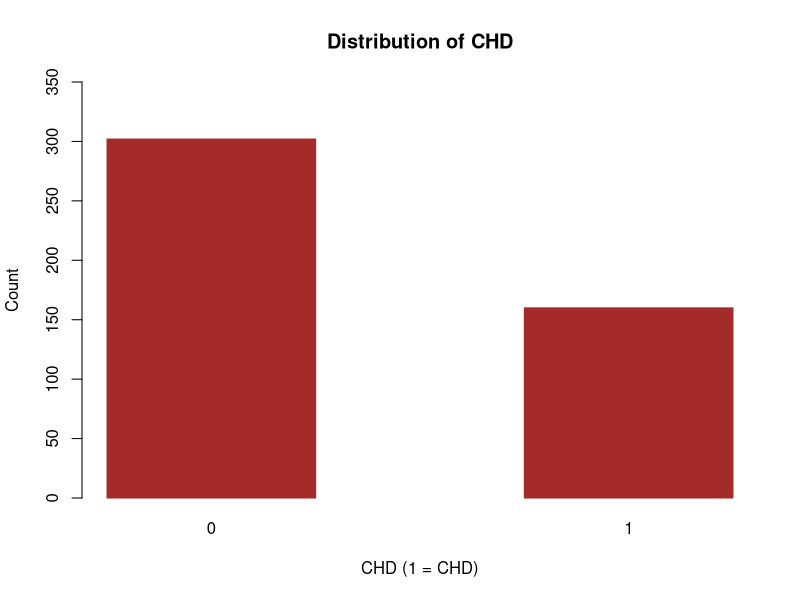
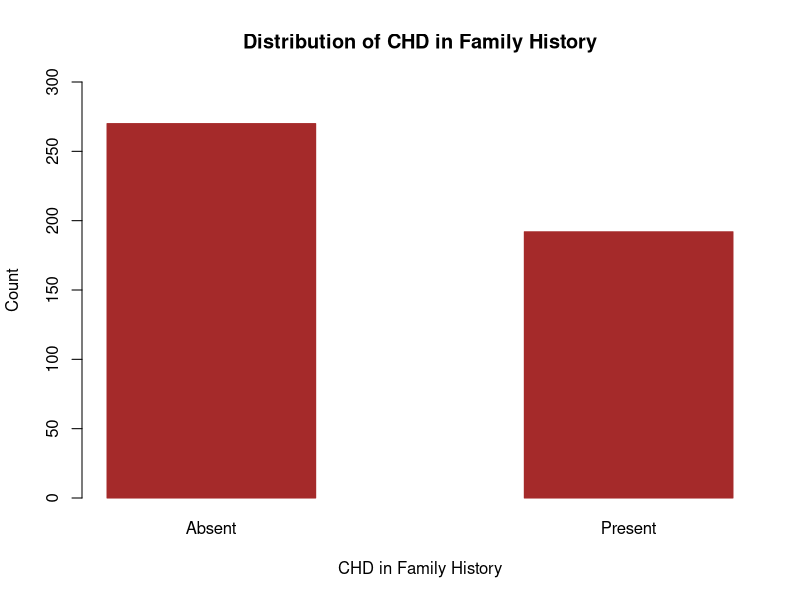
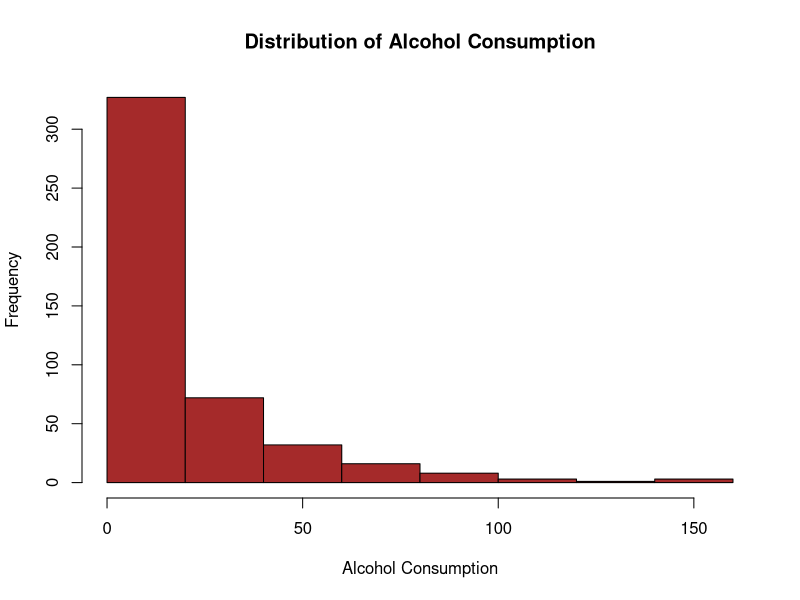
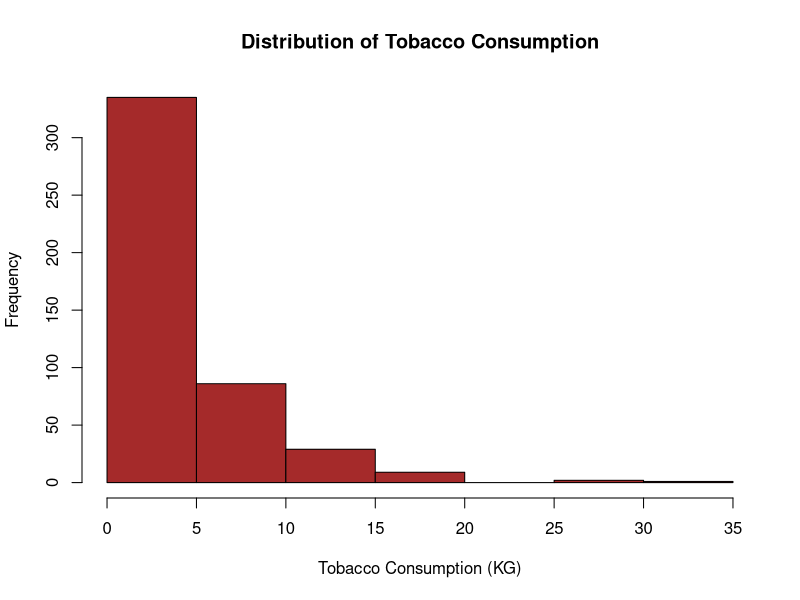
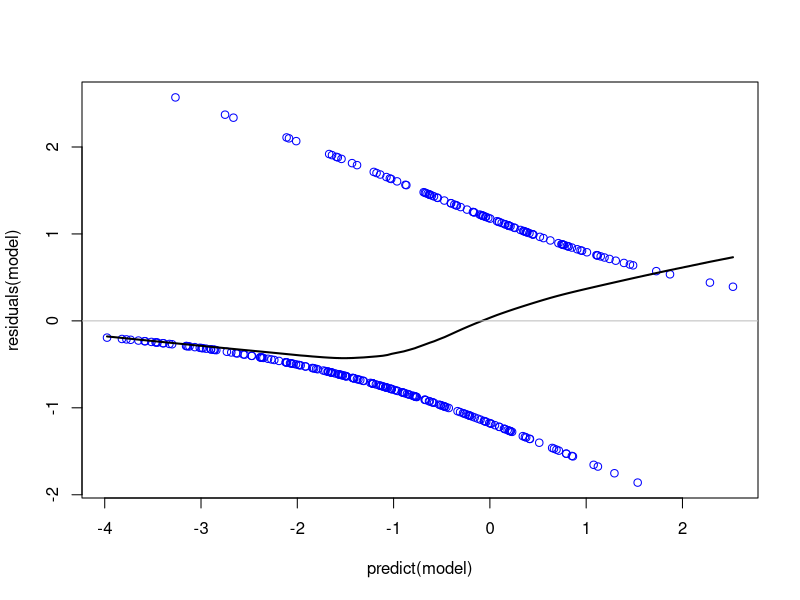

The R source for these figures, in order:
# This program contains all the R code used to perform logistic regression analysis on the Wages dataset
# Data 630 Week 5 Module 3 Assignment 2
# Ted Fitch
# Last updated 22JUN21

# Section 1 - Upload and Explore File /////
# Set working directory
setwd("C:/Users/soari/Documents/Assignments/Data Analytics/UMGC/Summer 2021 Data 630/Assignment 2")

# Pull the data 
w=read.table("SAheart.csv",sep=",",header=TRUE, as.is = FALSE)


# Section 2 - EDA and Plotting /////
# Explore the data
str(w)
summary(w)
View(w)

# Turn numeric variable into factor
# Show type of variables all at once:
str(w)
# Transform variables
w$chd<-factor(w$chd)
# Show type of variables after conversion
summary(w$chd)
str(w)


# barplot of sex distribution
x<- w$chd
cnt <- table(x)
cnt
barplot (cnt,main="Distribution of CHD",
         xlab="CHD (1 = CHD)",
         ylab="Count",
         border="brown",
         col="brown", space =1.0,beside=TRUE,ylim=range(pretty(c(0, cnt))))

# barplot of marriage distribution
x<- w$famhist
cnt <- table(x)
cnt
barplot (cnt,main="Distribution of CHD in Family History",
         xlab="CHD in Family History",
         ylab="Count",
         border="brown",
         col="brown", space =1.0,beside=TRUE,ylim=range(pretty(c(0, cnt))))

# Histogram of alcohol
hist(w$alcohol,main="Distribution of Alcohol Consumption",
     xlab="Alcohol Consumption",
     ylab="Frequency",col="brown")

# Histogram of tobacco
hist(w$tobacco,main="Distribution of Tobacco Consumption",
     xlab="Tobacco Consumption (KG)",
     ylab="Frequency",col="brown")


# Section 3 - Preprocessing /////
# Check for null values:
Nw<-subset(w, complete.cases(w))
# Use square brackets
Nw<-w[complete.cases(w),]
# Use na.omit
Nw<-na.omit(w)
# Display the Rows with Missing Values
w[!complete.cases(w),]
nrow(w[!complete.cases(w),])
# Number of Missing Values in a Data Row
apply(w, 1, function (w) sum(is.na(w)))
# Number of Missing Values for Each Variable
apply(w, 2, function (w) sum(is.na(w)))


# Remove outliers
w<-w[w$tobacco < 25,]
w<-w[w$alcohol < 130,]
# Shows breakdown / that outlier removal worked
summary(w)


# Section 4 - Preparation for Logistic Regression /////
#make sure that the result is reproducible
set.seed(1234)
#split the data into a training and test set
ind <- sample(2, nrow(w), replace = TRUE, prob = c(0.7, 0.3))
train.data <- w [ind == 1, ]
test.data <- w [ind == 2, ]
# ensure splits worked
str(train.data)
str(test.data)

# Section 5 - Build the logistic regression model /////
#build the model and store in a variable model. Binomial = logistic regression. chd is the variable to predict. . means all other variables are used to predict CHD.
model1<-glm(chd~., family=binomial, data=train.data)
summary(model1)
# model 2: only significant independent variables added
model<-glm(chd~tobacco + ldl + famhist + typea + age, family=binomial, data=train.data)
#output the coefficients and Residual Deviance
print(model)
#output the coefficient, p value, and standard error for each independent variable and intercept
summary(model)
#output the coefficients and an intercept
exp(coef(model))

# Section 6 - Build Confusion Matrix /////
#first 10 estimated values
model$fitted.values[1:10]
#confusion matrix for the training set; need to round the estimated values
table(round(model$fitted.values), train.data$chd)
table(round(predict(model, train.data, type="response")), train.data$chd)

# Section 7 - Build Predictions Table /////
#display the first 10 estimated values for the test data
predict (model, test.data, type="response")[1:10]
#store the estimated values in a variable mypredictions; need to round the values
mypredictions<-round(predict (model, test.data, type="response"))
#confusion matrix for the test data
table (mypredictions, test.data$chd)


# Section 8 - Plot the residuals /////
plot(predict(model),residuals(model), col=c("blue"))
lines(lowess(predict(model),residuals(model)), col=c("black"), lwd=2)
abline(h=0, col="grey")

# Section 9 - MAM Comparison /////
#show minimal adequate model parameters
summary(step(model1))
# build MAM (same as model 2 but with obesity too)
mamodel<-glm(chd~tobacco + ldl + famhist + typea + obesity + age, family=binomial, data=train.data)
#show MAM
summary(mamodel)
#confusion matrix for the training set
table(round(predict(mamodel, train.data, type="response")), train.data$chd)
#confusion matrix for the test data
mypredictions<-round(predict (mamodel, test.data, type="response"))
table (mypredictions, test.data$chd)

# Section 10 - Original, Unedited Model Comparison /////
# build model (has all variables, is unedited)
ogmodel<-glm(chd~., family=binomial, data=train.data)
#confusion matrix for the training set
table(round(predict(ogmodel, train.data, type="response")), train.data$chd)
#confusion matrix for the test data
mypredictions<-round(predict (ogmodel, test.data, type="response"))
table (mypredictions, test.data$chd)


# End of script